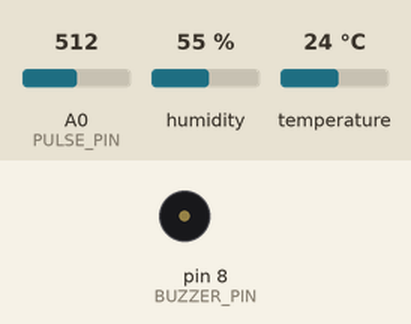
Recording of a sketch running on a simulated Arduino Uno, built with avr-gcc and run on an emulated ATmega328P. On the bench: buzzer (waves = sounding, pin HIGH). Inputs (shaded band) come from the test bench; at power-on: A0 (PULSE_PIN) = 512, humidity 55 %, temperature 24 °C. The modem accepts every AT command (registered, SIM ready, sends succeed) and sends nothing else; what the sketch prints to the serial monitor is not drawn.

Above: at 5.05 s.
Timing chart, 0 to 8.5 s (numbered marks = the images above):
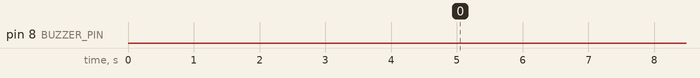

The sketch:

health_monitoring_system.ino
```cpp
#include <DHT.h>
#include <SoftwareSerial.h>

#define DHTPIN 2
#define DHTTYPE DHT11

#define PULSE_PIN A0
#define BUZZER_PIN 8

#define GSM_RX 10
#define GSM_TX 11

DHT dht(DHTPIN, DHTTYPE);
SoftwareSerial gsm(GSM_RX, GSM_TX);

// Replace with caregiver phone number
String phoneNumber = "+91XXXXXXXXXX";

// Reminder interval in milliseconds
// Example: 60000 = 1 minute
unsigned long reminderInterval = 60000;
unsigned long lastReminderTime = 0;

void setup() {
  Serial.begin(9600);
  gsm.begin(9600);

  dht.begin();

  pinMode(BUZZER_PIN, OUTPUT);
  digitalWrite(BUZZER_PIN, LOW);

  Serial.println("IoT-Based Elderly Health Monitoring System Started");

  delay(2000);
  initializeGSM();
}

void loop() {
  float temperature = dht.readTemperature();
  int pulseValue = analogRead(PULSE_PIN);

  int heartRate = map(pulseValue, 0, 1023, 60, 120);

  if (isnan(temperature)) {
    Serial.println("Failed to read temperature from DHT11 sensor");
    return;
  }

  Serial.print("Temperature: ");
  Serial.print(temperature);
  Serial.println(" °C");

  Serial.print("Heart Rate: ");
  Serial.print(heartRate);
  Serial.println(" BPM");

  if (millis() - lastReminderTime >= reminderInterval) {
    buzzerReminder();

    String message = "Health Check Alert:\n";
    message += "Temperature: " + String(temperature) + " C\n";
    message += "Heart Rate: " + String(heartRate) + " BPM\n";

    sendSMS(message);

    lastReminderTime = millis();
  }

  delay(2000);
}

void initializeGSM() {
  Serial.println("Initializing GSM Module...");

  gsm.println("AT");
  delay(1000);

  gsm.println("AT+CMGF=1");
  delay(1000);

  gsm.println("AT+CSCS=\"GSM\"");
  delay(1000);

  Serial.println("GSM Module Ready");
}

void sendSMS(String message) {
  Serial.println("Sending SMS...");

  gsm.println("AT+CMGF=1");
  delay(1000);

  gsm.print("AT+CMGS=\"");
  gsm.print(phoneNumber);
  gsm.println("\"");
  delay(1000);

  gsm.print(message);
  delay(1000);

  gsm.write(26);
  delay(5000);

  Serial.println("SMS Sent Successfully");
}

void buzzerReminder() {
  Serial.println("Buzzer Reminder Activated");

  digitalWrite(BUZZER_PIN, HIGH);
  delay(1000);
  digitalWrite(BUZZER_PIN, LOW);
  delay(500);

  digitalWrite(BUZZER_PIN, HIGH);
  delay(1000);
  digitalWrite(BUZZER_PIN, LOW);
}
```

Measured:
- by itself, pin 8 (BUZZER_PIN): LOW → HIGH at 61.7 s, → LOW 1.0 s later, → HIGH 0.50 s later, → LOW 1.0 s later, … (4 changes in this stretch)
